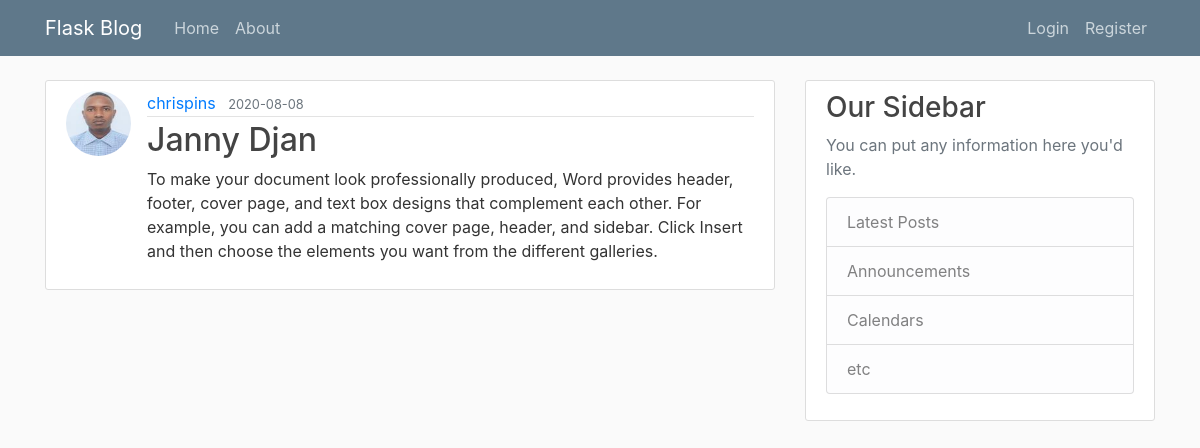
/post/6, run on the app's committed database.
### blog_with_flask/models.py (models this page shows, shortened)
class User(db.Model,UserMixin):
    id = db.Column(db.Integer, primary_key = True)
    username = db.Column(db.String(20), unique = True, nullable = False)
    email = db.Column(db.String(120), unique = True, nullable = False)
    image_file = db.Column(db.String(20), nullable = False, default='default.jpg')
    password = db.Column(db.String(60), nullable = False)
    Posts = db.relationship('Post',backref='author',lazy=True)

class Post (db.Model):
     id = db.Column(db.Integer, primary_key = True)
     title = db.Column(db.String(100), nullable = False)
     date_posted = db.Column(db.DateTime,nullable= False, default=datetime.utcnow)
     content = db.Column(db.Text, nullable = False)
     user_id = db.Column(db.Integer, db.ForeignKey('user.id'),nullable= False)

### blog_with_flask/posts/routes.py (the view)
@posts.route("/post/<int:post_id>")
def post(post_id):
    post = Post.query.get_or_404(post_id)
    return render_template('post.html', title = post.title, post=post)

### blog_with_flask/templates/post.html (shortened to what this page needs)
 {% extends "layout.html" %}
 {% block content %}
       <article class="media content-section">
           <img class="rounded-circle article-img" src="{{url_for('static',filename='profile_pics/'+ post.author.image_file)}}">
            <div class="media-body">
                <div class="article-metadata">
                <a class="mr-2" href="{{ url_for('users.user_posts', username = post.author.username)}}">{{ post.author.username }}</a>
                <small class="text-muted">{{ post.date_posted.strftime('%Y-%m-%d') }}</small>
                </div>
                <h2 class="article-title">{{ post.title }}</h2>
                <p class="article-content">{{ post.content }}</p>
            </div>
       </article>
{% endblock content %}

### blog_with_flask/static/main.css (style rules this page uses)
body { background: #fafafa; color: #333333; margin-top: 5rem; }
h1, h2, h3, h4, h5, h6 { color: #444444; }
.content-section { background: #ffffff; padding: 10px 20px; border: 1px solid #dddddd; border-radius: 3px; margin-bottom: 20px; }
.article-title { color: #444444; }
.article-content { white-space: pre-line; }
.article-img { height: 65px; width: 65px; margin-right: 16px; }
.article-metadata { padding-bottom: 1px; margin-bottom: 4px; border-bottom: 1px solid #e3e3e3 }

### data on the page
User: image_file (picture), author.username "chrispins"
Post: date_posted "2020-08-08", title "Janny Djan", content "To make your document look professionally produced, Word provides header, footer, cover page, and text box designs that complement each other. For example, you can add a matching cover page, header, and sidebar. Click Insert and then choose the elements you want from the different galleries."
